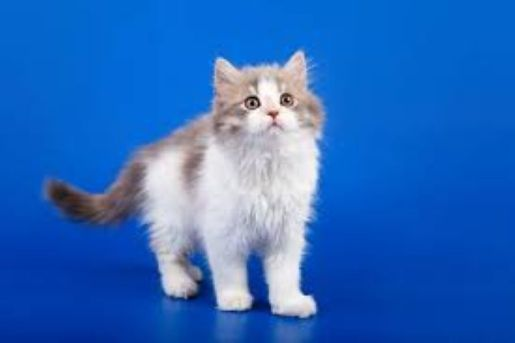
#> input picture data/cat.jpg, 515 x 343 px, found by its file name
$ python 0406.py
#> lines starting #> are read from the running program, lines starting #| are printed output that depends on the picture
# 0406.py
# ROI에 의한 블록 평균 현상
import cv2
import numpy as np

src = cv2.imread('./data/cat.jpg', cv2.IMREAD_GRAYSCALE)
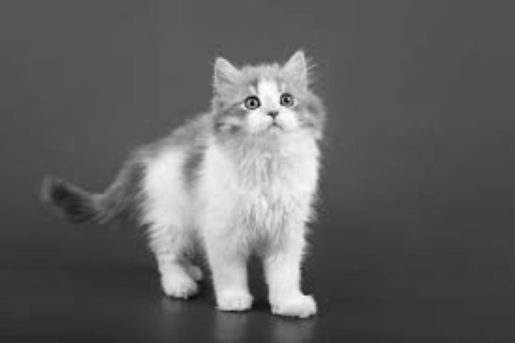
#> src: shape (343, 515); min 8, max 255, mean 96.3
dst = np.zeros(src.shape, dtype=src.dtype)

N = 4 # 8, 32, 64
height, width = src.shape
#> height = 343; width = 515
##height, width, channel = src.shape

h = height // N
#> h = 85
w = width  // N
#> w = 128
for i in range(N):
    for j in range(N):
        y = i*h
        x = j*w
        roi = src[y:y+h, x:x+w]
        dst[y:y+h, x:x+w] = cv2.mean(roi)[0]
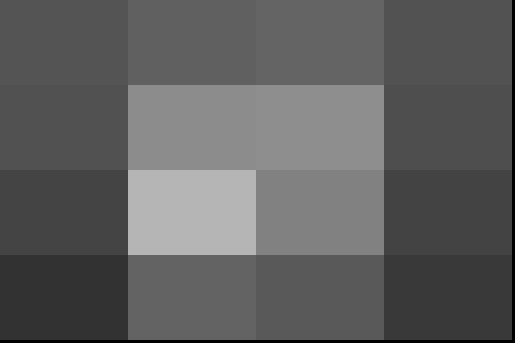
#> dst: shape (343, 515); min 0, max 181, mean 95
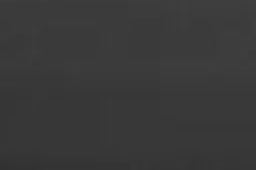
#> roi: shape (85, 128) (shown 2 times larger); min 49, max 63, mean 57.2
##        dst[y:y+h, x:x+w] = cv2.mean(roi)[0:3]

cv2.imshow('dst', dst)
cv2.waitKey()
cv2.destroyAllWindows()

$ run again, with data/1209.jpg copied over data/cat.jpg
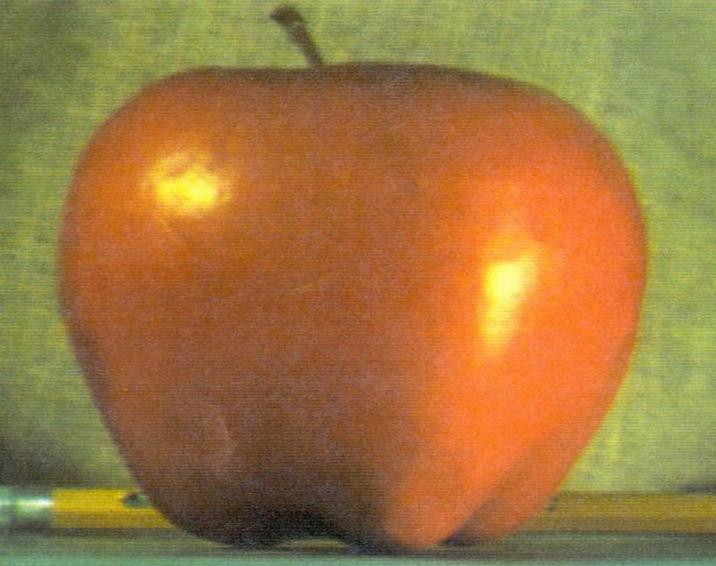
#> input picture data/1209.jpg, 716 x 566 px, found by its file name
#> after the loop `for i in range(N):`:
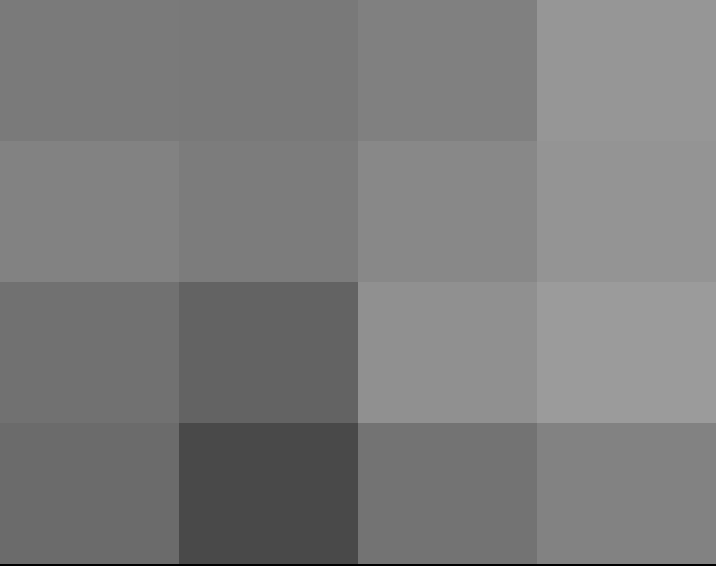
#> dst: shape (566, 716); min 0, max 155, mean 124.2
#> after the loop `for i in range(N):`:
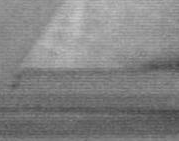
#> roi: shape (141, 179); min 65, max 202, mean 130.6
